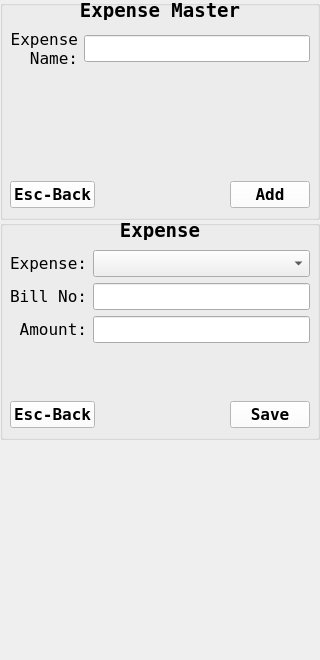
<?xml version="1.0" encoding="UTF-8"?>
<ui version="4.0">
 <class>Expense_Master</class>
 <widget class="QWidget" name="Expense_Master">
  <property name="geometry">
   <rect>
    <x>0</x>
    <y>0</y>
    <width>320</width>
    <height>660</height>
   </rect>
  </property>
  <property name="font">
   <font>
    <family>DejaVu Sans Mono</family>
    <pointsize>12</pointsize>
   </font>
  </property>
  <property name="windowTitle">
   <string>Form</string>
  </property>
  <widget class="QGroupBox" name="groupBox_expense_master_add">
   <property name="geometry">
    <rect>
     <x>0</x>
     <y>0</y>
     <width>320</width>
     <height>220</height>
    </rect>
   </property>
   <property name="title">
    <string/>
   </property>
   <widget class="QLabel" name="label">
    <property name="geometry">
     <rect>
      <x>0</x>
      <y>0</y>
      <width>320</width>
      <height>20</height>
     </rect>
    </property>
    <property name="font">
     <font>
      <pointsize>14</pointsize>
      <weight>75</weight>
      <bold>true</bold>
     </font>
    </property>
    <property name="text">
     <string>Expense Master</string>
    </property>
    <property name="alignment">
     <set>Qt::AlignCenter</set>
    </property>
   </widget>
   <widget class="QWidget" name="gridLayoutWidget">
    <property name="geometry">
     <rect>
      <x>10</x>
      <y>30</y>
      <width>300</width>
      <height>140</height>
     </rect>
    </property>
    <layout class="QGridLayout" name="gridLayout">
     <item row="0" column="0">
      <widget class="QLabel" name="label_2">
       <property name="text">
        <string>Expense
Name:</string>
       </property>
       <property name="alignment">
        <set>Qt::AlignRight|Qt::AlignTrailing|Qt::AlignVCenter</set>
       </property>
      </widget>
     </item>
     <item row="0" column="1">
      <widget class="QLineEdit" name="lineEdit_expense_name"/>
     </item>
     <item row="1" column="0">
      <spacer name="verticalSpacer">
       <property name="orientation">
        <enum>Qt::Vertical</enum>
       </property>
       <property name="sizeHint" stdset="0">
        <size>
         <width>20</width>
         <height>40</height>
        </size>
       </property>
      </spacer>
     </item>
    </layout>
   </widget>
   <widget class="QWidget" name="layoutWidget">
    <property name="geometry">
     <rect>
      <x>10</x>
      <y>180</y>
      <width>300</width>
      <height>29</height>
     </rect>
    </property>
    <layout class="QHBoxLayout" name="horizontalLayout_4">
     <item>
      <widget class="QPushButton" name="pushButton_back">
       <property name="font">
        <font>
         <family>DejaVu Sans Mono</family>
         <pointsize>12</pointsize>
         <weight>75</weight>
         <bold>true</bold>
        </font>
       </property>
       <property name="focusPolicy">
        <enum>Qt::NoFocus</enum>
       </property>
       <property name="styleSheet">
        <string notr="true">background-color: rgb(255, 255, 255);</string>
       </property>
       <property name="text">
        <string>Esc-Back</string>
       </property>
       <property name="autoDefault">
        <bool>true</bool>
       </property>
      </widget>
     </item>
     <item>
      <spacer name="horizontalSpacer_8">
       <property name="orientation">
        <enum>Qt::Horizontal</enum>
       </property>
       <property name="sizeHint" stdset="0">
        <size>
         <width>40</width>
         <height>20</height>
        </size>
       </property>
      </spacer>
     </item>
     <item>
      <widget class="QPushButton" name="pushButton_add">
       <property name="font">
        <font>
         <family>DejaVu Sans Mono</family>
         <pointsize>12</pointsize>
         <weight>75</weight>
         <bold>true</bold>
        </font>
       </property>
       <property name="focusPolicy">
        <enum>Qt::StrongFocus</enum>
       </property>
       <property name="styleSheet">
        <string notr="true">background-color: rgb(255, 255, 255);</string>
       </property>
       <property name="text">
        <string>Add</string>
       </property>
       <property name="autoDefault">
        <bool>true</bool>
       </property>
      </widget>
     </item>
    </layout>
   </widget>
  </widget>
  <widget class="QGroupBox" name="groupBox_Expense_entry">
   <property name="geometry">
    <rect>
     <x>0</x>
     <y>220</y>
     <width>320</width>
     <height>220</height>
    </rect>
   </property>
   <property name="title">
    <string/>
   </property>
   <widget class="QLabel" name="label_3">
    <property name="geometry">
     <rect>
      <x>0</x>
      <y>0</y>
      <width>320</width>
      <height>20</height>
     </rect>
    </property>
    <property name="font">
     <font>
      <pointsize>14</pointsize>
      <weight>75</weight>
      <bold>true</bold>
     </font>
    </property>
    <property name="text">
     <string>Expense</string>
    </property>
    <property name="alignment">
     <set>Qt::AlignCenter</set>
    </property>
   </widget>
   <widget class="QWidget" name="gridLayoutWidget_2">
    <property name="geometry">
     <rect>
      <x>10</x>
      <y>30</y>
      <width>300</width>
      <height>140</height>
     </rect>
    </property>
    <layout class="QGridLayout" name="gridLayout_2">
     <item row="1" column="1">
      <widget class="QLineEdit" name="lineEdit_bill_no"/>
     </item>
     <item row="0" column="0">
      <widget class="QLabel" name="label_4">
       <property name="text">
        <string>Expense:</string>
       </property>
       <property name="alignment">
        <set>Qt::AlignRight|Qt::AlignTrailing|Qt::AlignVCenter</set>
       </property>
      </widget>
     </item>
     <item row="1" column="0">
      <widget class="QLabel" name="label_5">
       <property name="text">
        <string>Bill No:</string>
       </property>
       <property name="alignment">
        <set>Qt::AlignRight|Qt::AlignTrailing|Qt::AlignVCenter</set>
       </property>
      </widget>
     </item>
     <item row="3" column="0">
      <spacer name="verticalSpacer_2">
       <property name="orientation">
        <enum>Qt::Vertical</enum>
       </property>
       <property name="sizeHint" stdset="0">
        <size>
         <width>20</width>
         <height>40</height>
        </size>
       </property>
      </spacer>
     </item>
     <item row="0" column="1">
      <widget class="QComboBox" name="comboBox_expense"/>
     </item>
     <item row="2" column="0">
      <widget class="QLabel" name="label_6">
       <property name="text">
        <string>Amount:</string>
       </property>
       <property name="alignment">
        <set>Qt::AlignRight|Qt::AlignTrailing|Qt::AlignVCenter</set>
       </property>
      </widget>
     </item>
     <item row="2" column="1">
      <widget class="QLineEdit" name="lineEdit_amount"/>
     </item>
    </layout>
   </widget>
   <widget class="QWidget" name="layoutWidget_2">
    <property name="geometry">
     <rect>
      <x>10</x>
      <y>180</y>
      <width>300</width>
      <height>29</height>
     </rect>
    </property>
    <layout class="QHBoxLayout" name="horizontalLayout_5">
     <item>
      <widget class="QPushButton" name="pushButton_expense_entry_back">
       <property name="font">
        <font>
         <family>DejaVu Sans Mono</family>
         <pointsize>12</pointsize>
         <weight>75</weight>
         <bold>true</bold>
        </font>
       </property>
       <property name="focusPolicy">
        <enum>Qt::NoFocus</enum>
       </property>
       <property name="styleSheet">
        <string notr="true">background-color: rgb(255, 255, 255);</string>
       </property>
       <property name="text">
        <string>Esc-Back</string>
       </property>
       <property name="autoDefault">
        <bool>true</bool>
       </property>
      </widget>
     </item>
     <item>
      <spacer name="horizontalSpacer_9">
       <property name="orientation">
        <enum>Qt::Horizontal</enum>
       </property>
       <property name="sizeHint" stdset="0">
        <size>
         <width>40</width>
         <height>20</height>
        </size>
       </property>
      </spacer>
     </item>
     <item>
      <widget class="QPushButton" name="pushButton_save">
       <property name="font">
        <font>
         <family>DejaVu Sans Mono</family>
         <pointsize>12</pointsize>
         <weight>75</weight>
         <bold>true</bold>
        </font>
       </property>
       <property name="focusPolicy">
        <enum>Qt::StrongFocus</enum>
       </property>
       <property name="styleSheet">
        <string notr="true">background-color: rgb(255, 255, 255);</string>
       </property>
       <property name="text">
        <string>Save</string>
       </property>
       <property name="autoDefault">
        <bool>true</bool>
       </property>
      </widget>
     </item>
    </layout>
   </widget>
  </widget>
 </widget>
 <resources/>
 <connections/>
</ui>
